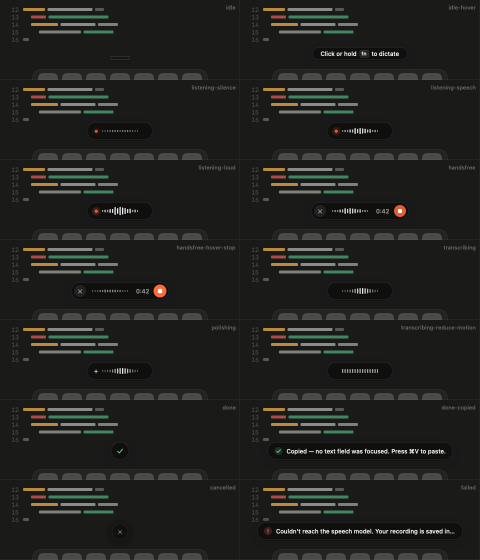
#> input picture docs/media/hud-sheet.png, 960 x 1120 px (shown at 1/2 size); its folder holds 2 pictures in this run
$ python brand.py ../docs/media/hud-sheet.png ../docs/media/hud.gif
#> lines starting #> are read from the running program, lines starting #| are printed output that depends on the picture; after the words box and inside, x2 and y2 are one past the last pixel; in counts of white or black regions, pixels touching at a corner belong together
#!/usr/bin/env python3
"""Builds every Birdtown Flow brand asset from two source images.

    python3 Tools/brand.py <artwork.png> <glyph.png>

artwork.png   square, full-bleed icon artwork (no rounded corners, no shadow), any size
              ≥ 1024 px. Generated with the Codex CLI; see docs/media/brand-sources/.
glyph.png     the mark alone, black on a transparent background, for template uses.

Writes:
    Resources/AppIcon.iconset/*.png   macOS icon sizes, Big Sur+ grid (824 px tile on 1024)
    Resources/AppIcon.icns
    docs/media/icon.png               512 px, for the README
    Sources/BirdtownFlow/UI/Brand/BrandAssets.swift
                                      the icon (no shadow) and the glyph as embedded PNG
                                      data, so the app never depends on a resource bundle

Needs Pillow (pip install pillow). Runs anywhere; macOS isn't required.
"""
import base64
import io
import sys
from pathlib import Path

from PIL import Image, ImageChops, ImageDraw, ImageFilter

ROOT = Path(__file__).resolve().parent.parent
CANVAS = 1024
TILE = 824            # Apple's macOS icon grid: 824 px tile centred on a 1024 px canvas
SUPERSAMPLE = 4
CORNER = 0.225        # corner radius as a fraction of the tile (Apple: 185.4 px on 824)


def squircle_mask(size: int) -> Image.Image:
    """Anti-aliased tile mask: Apple's macOS template, a 22.5% corner radius."""
    big = size * SUPERSAMPLE
    mask = Image.new("L", (big, big), 0)
    ImageDraw.Draw(mask).rounded_rectangle((0, 0, big - 1, big - 1), radius=int(big * CORNER), fill=255)
    return mask.resize((size, size), Image.LANCZOS)


def tile(artwork: Image.Image) -> Image.Image:
    """The artwork cut to the macOS tile shape, on a transparent 1024 canvas, no shadow."""
    art = artwork.convert("RGBA").resize((TILE, TILE), Image.LANCZOS)
    mask = squircle_mask(TILE)
    shaped = Image.new("RGBA", (TILE, TILE), (0, 0, 0, 0))
    shaped.paste(art, (0, 0), ImageChops.multiply(mask, art.getchannel("A")))
    canvas = Image.new("RGBA", (CANVAS, CANVAS), (0, 0, 0, 0))
    offset = (CANVAS - TILE) // 2
    canvas.alpha_composite(shaped, (offset, offset))
    return canvas


def with_shadow(icon: Image.Image) -> Image.Image:
    """Adds the soft drop shadow macOS icons carry in their own artwork."""
    alpha = icon.getchannel("A")
    shadow = Image.new("RGBA", icon.size, (0, 0, 0, 0))
    shade = alpha.point(lambda a: int(a * 0.28))
    shadow.putalpha(shade)
    shadow = shadow.filter(ImageFilter.GaussianBlur(14))
    out = Image.new("RGBA", icon.size, (0, 0, 0, 0))
    out.alpha_composite(shadow, (0, 10))
    out.alpha_composite(icon)
    return out


def glyph_image(glyph: Image.Image, size: int) -> Image.Image:
    """The mark trimmed to its bounds, centred in a square, black on transparent."""
    g = glyph.convert("RGBA")
    # Treat anything dark and opaque as ink; ignore near-white backgrounds the model may add.
    lum = g.convert("L")
    ink = ImageChops.multiply(g.getchannel("A"), lum.point(lambda v: 255 if v < 128 else 0))
    box = ink.getbbox() or (0, 0, g.width, g.height)
    ink = ink.crop(box)
    side = max(ink.size)
    pad = int(side * 0.06)
    square = Image.new("L", (side + 2 * pad, side + 2 * pad), 0)
    square.paste(ink, (pad + (side - ink.width) // 2, pad + (side - ink.height) // 2))
    square = square.resize((size, size), Image.LANCZOS)
    out = Image.new("RGBA", (size, size), (0, 0, 0, 255))
    out.putalpha(square)
    return out


def png_bytes(image: Image.Image) -> bytes:
    buffer = io.BytesIO()
    image.save(buffer, format="PNG", optimize=True)
    return buffer.getvalue()


def swift_literal(name: str, data: bytes) -> str:
    encoded = base64.b64encode(data).decode()
    lines = [encoded[i:i + 100] for i in range(0, len(encoded), 100)]
    body = "\n".join(lines)
    return f'    static let {name} = """\n{body}\n"""\n'


def main() -> None:
    if len(sys.argv) != 3:
        sys.exit(__doc__)
    artwork = Image.open(sys.argv[1])
#> artwork is the input picture: PIL image 960x1120 RGBA; mean R, G, B, A 34.5, 34.7, 32.5, 255
    glyph = Image.open(sys.argv[2])
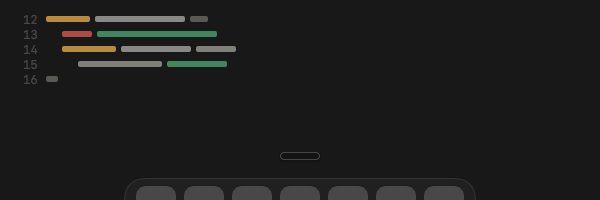
#> input picture docs/media/hud.gif, 600 x 200 px
#> glyph is the input picture: PIL image 600x200 P; mean R, G, B 28.9, 29.1, 28.3

    icon = tile(artwork)
#> in squircle_mask, `mask = Image.new("L", (big, big), 0)`: mask: PIL image 3296x3296 L; every value is 0
#> in squircle_mask, `ImageDraw.Draw(mask).rounded_rectangle((0, 0, big - 1, big - 1), radiu..`:
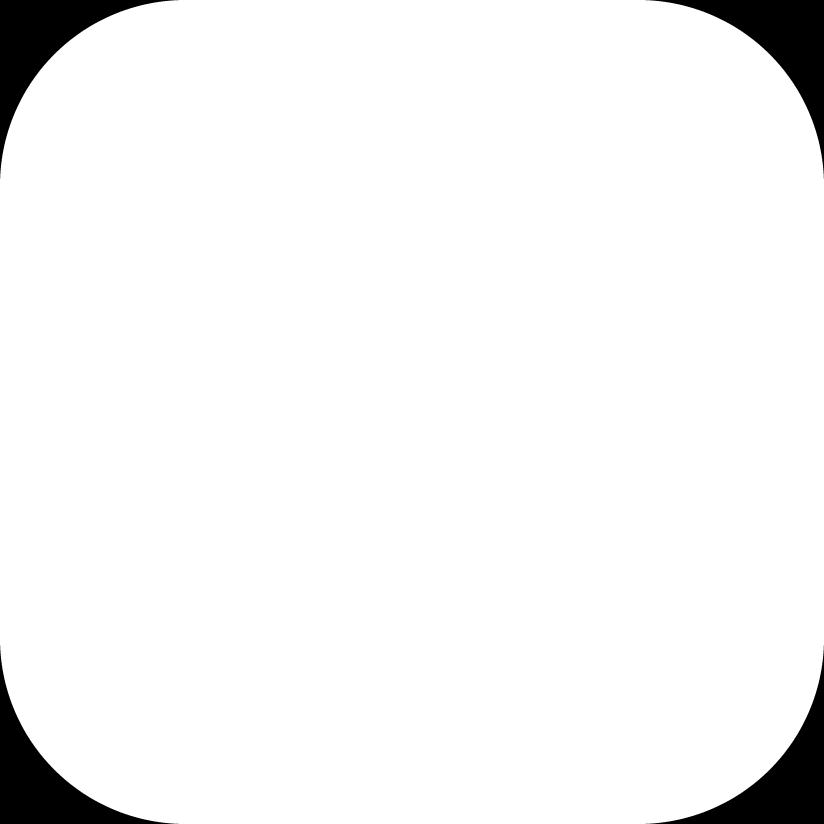
#> mask: PIL image 3296x3296 L (shown at 1/4 size); 95.7% white; 4 black regions, box (x1, y1, x2, y2) and area: (0, 0, 714, 714) 118051, (2582, 0, 3296, 714) 118051, (0, 2582, 714, 3296) 118051, (2582, 2582, 3296, 3296) 118051
#> in tile, `shaped = Image.new("RGBA", (TILE, TILE), (0, 0, 0, 0))`: shaped: PIL image 824x824 RGBA; every value is 0
#> in tile, `canvas = Image.new("RGBA", (CANVAS, CANVAS), (0, 0, 0, 0))`: canvas: PIL image 1024x1024 RGBA; every value is 0
    icon_shadowed = with_shadow(icon)
#> in with_shadow, `shadow = shadow.filter(ImageFilter.GaussianBlur(14))`:
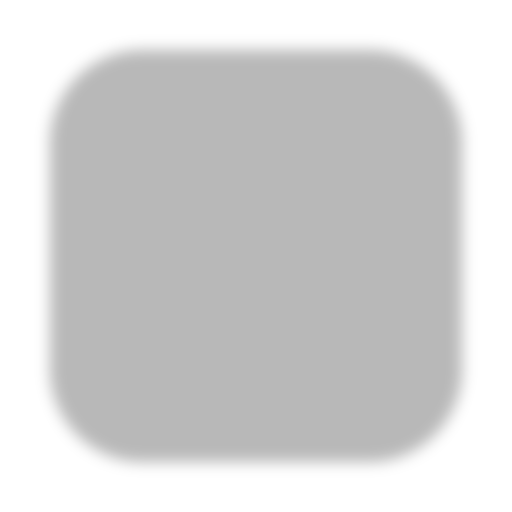
#> shadow: PIL image 1024x1024 RGBA (shown at 1/2 size); mean R, G, B, A 0, 0, 0, 44; transparent parts drawn white

    iconset = ROOT / "Resources" / "AppIcon.iconset"
    iconset.mkdir(parents=True, exist_ok=True)
    for old in iconset.glob("*.png"):
        old.unlink()
    for base in (16, 32, 128, 256, 512):
        for scale in (1, 2):
            px = base * scale
            name = f"icon_{base}x{base}{'@2x' if scale == 2 else ''}.png"
            icon_shadowed.resize((px, px), Image.LANCZOS).save(iconset / name, optimize=True)
    icon_shadowed.save(ROOT / "Resources" / "AppIcon.icns")

    media = ROOT / "docs" / "media"
    media.mkdir(parents=True, exist_ok=True)
    icon_shadowed.resize((512, 512), Image.LANCZOS).save(media / "icon.png", optimize=True)

    in_app = png_bytes(icon.resize((320, 320), Image.LANCZOS))
#> in png_bytes, `image.save(buffer, format="PNG", optimize=True)`:
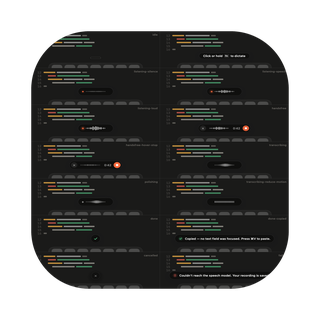
#> image: PIL image 320x320 RGBA; mean R, G, B, A 21.6, 21.8, 20.4, 157.9; transparent parts drawn white
    mark = png_bytes(glyph_image(glyph, 96))
#> in glyph_image, `ink = ImageChops.multiply(g.getchannel("A"), lum.point(lambda v: 255 i..`:
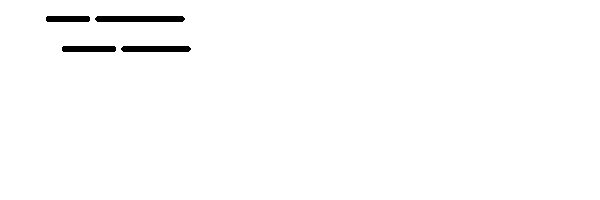
#> ink: PIL image 600x200 L; 98.7% white; 4 black regions, box (x1, y1, x2, y2) and area: (95, 16, 185, 22) 528, (121, 46, 191, 52) 408, (62, 46, 116, 52) 320, (46, 16, 90, 22) 260
#> in glyph_image, `box = ink.getbbox() or (0, 0, g.width, g.height)`: box = (0, 0, 600, 200)
#> in glyph_image, `square = Image.new("L", (side + 2 * pad, side + 2 * pad), 0)`: square: PIL image 672x672 L; every value is 0
#> in glyph_image, `square.paste(ink, (pad + (side - ink.width) // 2, pad + (side - ink.he..`:
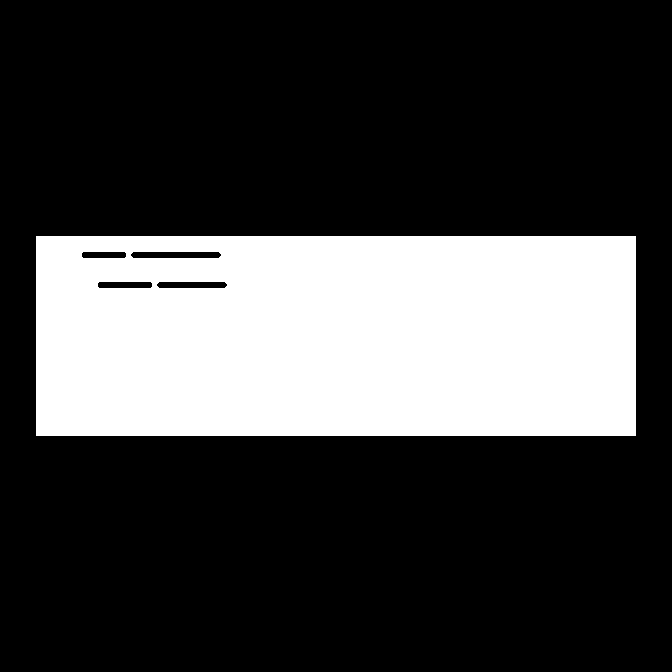
#> square: PIL image 672x672 L; 26.2% white; 1 white region, box (x1, y1, x2, y2) and area: (36, 236, 636, 436) 118484
#> in glyph_image, `out.putalpha(square)`:
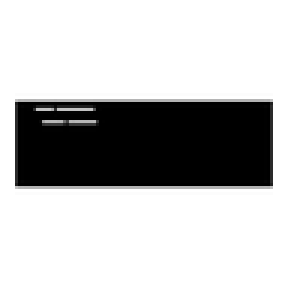
#> out: PIL image 96x96 RGBA (shown 3 times larger); mean R, G, B, A 0, 0, 0, 66.8; transparent parts drawn white
    swift = (
        "import AppKit\n\n"
        "// GENERATED by Tools/brand.py. Do not edit by hand.\n"
        "//\n"
        "// The app icon (tile only, no shadow) and the monochrome mark, as base64 PNG. Embedded\n"
        "// rather than shipped as resources so the app, snapshots and the CLI modes all load them\n"
        "// the same way, with no resource bundle to misplace. Exposed as `Data` (Sendable); views\n"
        "// use the cached images in `BrandImages`.\n"
        "enum BrandAssets {\n"
        + swift_literal("iconPNG", in_app)
        + swift_literal("glyphPNG", mark)
        + "\n"
        "    static let iconData = decode(iconPNG)\n"
        "    static let glyphData = decode(glyphPNG)\n\n"
        "    /// A fresh icon image. NSImage isn't Sendable, so each caller owns its copy.\n"
        "    static func iconImage() -> NSImage {\n"
        "        NSImage(data: iconData) ?? NSImage(size: NSSize(width: 1, height: 1))\n"
        "    }\n\n"
        "    /// A fresh template image of the mark: black on transparent, tinted by AppKit.\n"
        "    static func glyphImage() -> NSImage {\n"
        "        let image = NSImage(data: glyphData) ?? NSImage(size: NSSize(width: 1, height: 1))\n"
        "        image.isTemplate = true\n"
        "        return image\n"
        "    }\n\n"
        "    private static func decode(_ base64: String) -> Data {\n"
        "        Data(base64Encoded: base64.filter { !$0.isWhitespace }) ?? Data()\n"
        "    }\n"
        "}\n"
    )
    out = ROOT / "Sources" / "BirdtownFlow" / "UI" / "Brand" / "BrandAssets.swift"
    out.write_text(swift)
    print(f"icon {len(in_app) // 1024} KB, glyph {len(mark) // 1024} KB embedded; iconset + icns + README icon written")
#| icon 39 KB, glyph 0 KB embedded; iconset + icns + README icon written


if __name__ == "__main__":
    main()
